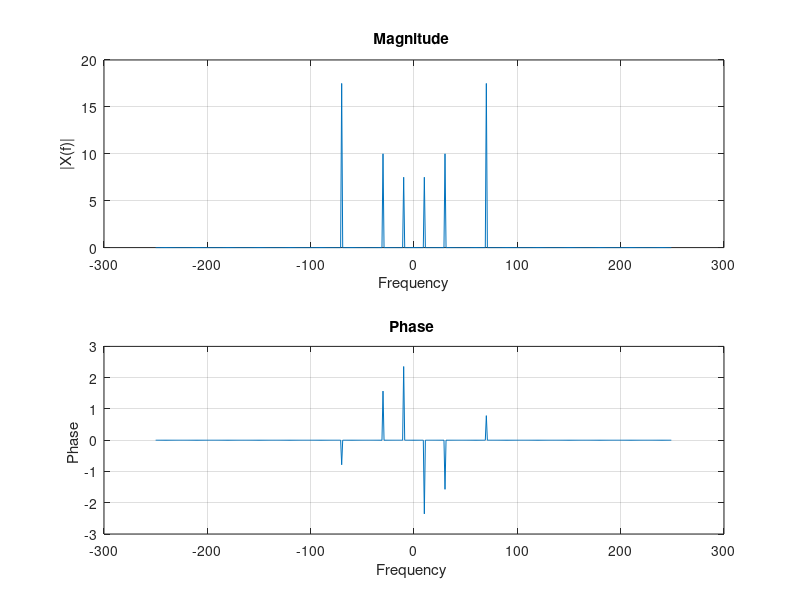

The MATLAB script that drew this image:
function assig2()
    fs = 500;
    T = 1;
    t = 0:1/fs:T-1/fs;

    x = 15 * sin(2 * pi * 10 * t - pi/4) + 20 * sin(2 * pi * 30 * t) +35 * sin(2 * pi * 70 * t + 3*pi/4);
        

    X = fft(x);
    N = length(X);
    f = (-N/2:N/2-1) * (fs / N);

    newX = fftshift(X);

    magnitude = abs(newX) / N;
    phase = angle(newX);
    
    phase(magnitude < 1e-5) = 0;

    figure;

    subplot(2, 1, 1);
    plot(f, magnitude);
    title('Magnitude ');
    xlabel('Frequency');
    ylabel('|X(f)|');
    grid on;

    subplot(2, 1, 2);
    plot(f, phase);
    title('Phase ');
    xlabel('Frequency ');
    ylabel('Phase ');
    grid on;
end
